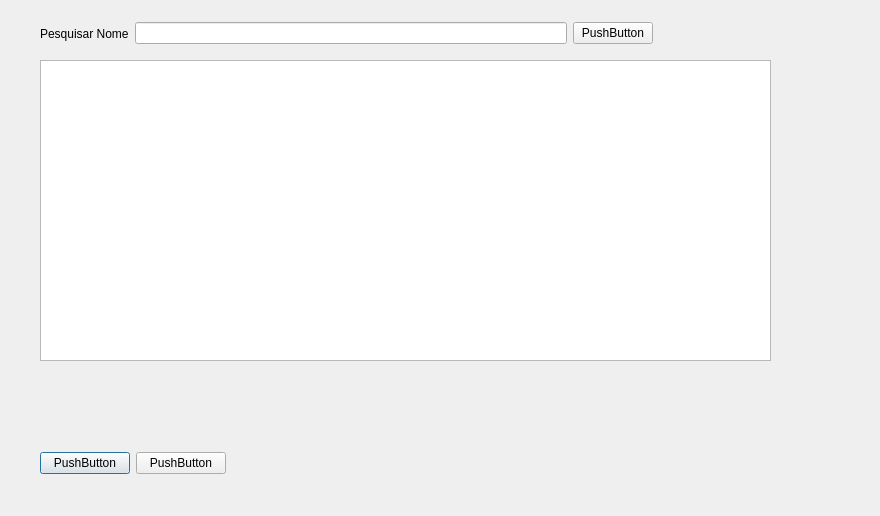
<?xml version="1.0" encoding="UTF-8"?>
<ui version="4.0">
 <class>serviceSearchWindow</class>
 <widget class="QDialog" name="serviceSearchWindow">
  <property name="geometry">
   <rect>
    <x>0</x>
    <y>0</y>
    <width>880</width>
    <height>516</height>
   </rect>
  </property>
  <property name="windowTitle">
   <string>Dialog</string>
  </property>
  <widget class="QTableWidget" name="twServices">
   <property name="geometry">
    <rect>
     <x>40</x>
     <y>60</y>
     <width>731</width>
     <height>301</height>
    </rect>
   </property>
  </widget>
  <widget class="QWidget" name="">
   <property name="geometry">
    <rect>
     <x>40</x>
     <y>450</y>
     <width>186</width>
     <height>27</height>
    </rect>
   </property>
   <layout class="QHBoxLayout" name="horizontalLayout_2">
    <item>
     <widget class="QPushButton" name="pushButton_3">
      <property name="text">
       <string>PushButton</string>
      </property>
     </widget>
    </item>
    <item>
     <widget class="QPushButton" name="pushButton_2">
      <property name="text">
       <string>PushButton</string>
      </property>
     </widget>
    </item>
   </layout>
  </widget>
  <widget class="QWidget" name="">
   <property name="geometry">
    <rect>
     <x>40</x>
     <y>20</y>
     <width>613</width>
     <height>27</height>
    </rect>
   </property>
   <layout class="QHBoxLayout" name="horizontalLayout">
    <item>
     <widget class="QLabel" name="label">
      <property name="text">
       <string>Pesquisar Nome</string>
      </property>
     </widget>
    </item>
    <item>
     <widget class="QLineEdit" name="nameLine">
      <property name="minimumSize">
       <size>
        <width>400</width>
        <height>0</height>
       </size>
      </property>
     </widget>
    </item>
    <item>
     <widget class="QPushButton" name="searchButton">
      <property name="text">
       <string>PushButton</string>
      </property>
     </widget>
    </item>
   </layout>
  </widget>
 </widget>
 <resources/>
 <connections/>
</ui>
